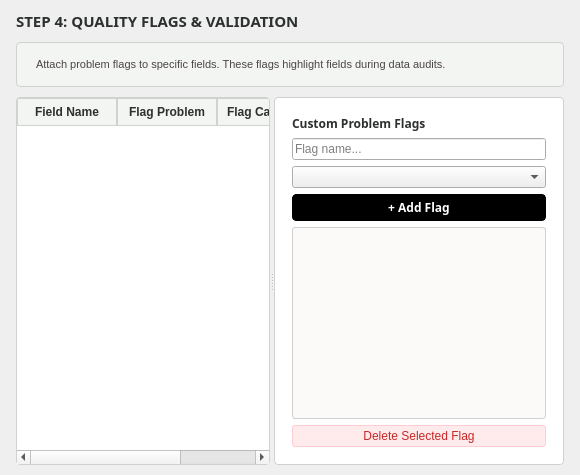
     <widget class="QWidget" name="page_step4">
      <layout class="QVBoxLayout" name="step4_layout">
       <property name="spacing">
        <number>10</number>
       </property>
       <property name="leftMargin">
        <number>16</number>
       </property>
       <property name="topMargin">
        <number>10</number>
       </property>
       <property name="rightMargin">
        <number>16</number>
       </property>
       <property name="bottomMargin">
        <number>10</number>
       </property>
       <item>
        <widget class="QLabel" name="lbl_step4_header">
         <property name="font">
          <font>
           <family>Hanken Grotesk</family>
           <pointsize>11</pointsize>
           <bold>true</bold>
          </font>
         </property>
         <property name="styleSheet">
          <string notr="true">color: #2c302e; border: none;</string>
         </property>
         <property name="text">
          <string>STEP 4: QUALITY FLAGS &amp; VALIDATION</string>
         </property>
        </widget>
       </item>
       <item>
        <widget class="QFrame" name="frame_step4_info">
         <property name="styleSheet">
          <string notr="true">
           QFrame#frame_step4_info {
             background-color: #f2f5f1;
             border: 1px solid #d1d1d1;
             border-radius: 4px;
             padding: 6px 10px;
           }
          </string>
         </property>
         <layout class="QVBoxLayout" name="info_layout_step4">
          <item>
           <widget class="QLabel" name="lbl_step4_desc">
            <property name="font">
             <font>
              <family>Segoe UI</family>
              <pointsize>8</pointsize>
             </font>
            </property>
            <property name="styleSheet">
             <string notr="true">color: #4c4546; border: none;</string>
            </property>
            <property name="text">
             <string>Attach problem flags to specific fields. These flags highlight fields during data audits.</string>
            </property>
           </widget>
          </item>
         </layout>
        </widget>
       </item>
       <item>
        <widget class="QSplitter" name="splitter_step4">
         <property name="orientation">
          <enum>Qt::Horizontal</enum>
         </property>
         <!-- Left: Field Flags Table -->
         <widget class="QTableWidget" name="table_flags">
          <property name="font">
           <font>
            <family>Segoe UI</family>
            <pointsize>9</pointsize>
           </font>
          </property>
          <property name="styleSheet">
           <string notr="true">
            QTableWidget {
              background-color: #ffffff;
              border: 1px solid #d1d1d1;
              border-radius: 4px;
            }
            QHeaderView::section {
              background-color: #f2f5f1;
              color: #2c302e;
              font-weight: bold;
              padding: 4px;
              border: 1px solid #d1d1d1;
            }
           </string>
          </property>
          <property name="columnCount">
           <number>3</number>
          </property>
          <column>
           <property name="text">
            <string>Field Name</string>
           </property>
          </column>
          <column>
           <property name="text">
            <string>Flag Problem</string>
           </property>
          </column>
          <column>
           <property name="text">
            <string>Flag Category</string>
           </property>
          </column>
         </widget>
         <!-- Right: Custom Flags Builder -->
         <widget class="QFrame" name="frame_custom_flags">
          <property name="minimumSize">
           <size>
            <width>260</width>
            <height>0</height>
           </size>
          </property>
          <property name="styleSheet">
           <string notr="true">
            QFrame#frame_custom_flags {
              background-color: #ffffff;
              border: 1px solid #d1d1d1;
              border-radius: 4px;
              padding: 8px;
            }
           </string>
          </property>
          <layout class="QVBoxLayout" name="custom_flags_layout">
           <property name="spacing">
            <number>6</number>
           </property>
           <item>
            <widget class="QLabel" name="lbl_custom_flags_title">
             <property name="font">
              <font>
               <family>Hanken Grotesk</family>
               <pointsize>9</pointsize>
               <bold>true</bold>
              </font>
             </property>
             <property name="styleSheet">
              <string notr="true">color: #2c302e; border: none;</string>
             </property>
             <property name="text">
              <string>Custom Problem Flags</string>
             </property>
            </widget>
           </item>
           <item>
            <widget class="QLineEdit" name="edit_custom_flag_name">
             <property name="font">
              <font>
               <family>Segoe UI</family>
               <pointsize>9</pointsize>
              </font>
             </property>
             <property name="placeholderText">
              <string>Flag name...</string>
             </property>
            </widget>
           </item>
           <item>
            <widget class="QComboBox" name="combo_flag_maps_to">
             <property name="font">
              <font>
               <family>Segoe UI</family>
               <pointsize>9</pointsize>
              </font>
             </property>
            </widget>
           </item>
           <item>
            <widget class="QPushButton" name="btn_add_custom_flag">
             <property name="cursor">
              <cursorShape>PointingHandCursor</cursorShape>
             </property>
             <property name="font">
              <font>
               <family>Hanken Grotesk</family>
               <pointsize>9</pointsize>
               <bold>true</bold>
              </font>
             </property>
             <property name="styleSheet">
              <string notr="true">
               QPushButton {
                 background-color: #000000;
                 color: #ffffff;
                 border: 1px solid #000000;
                 border-radius: 4px;
                 padding: 4px 10px;
               }
              </string>
             </property>
             <property name="text">
              <string>+ Add Flag</string>
             </property>
            </widget>
           </item>
           <item>
            <widget class="QListWidget" name="list_custom_flags">
             <property name="font">
              <font>
               <family>Segoe UI</family>
               <pointsize>9</pointsize>
              </font>
             </property>
             <property name="styleSheet">
              <string notr="true">
               QListWidget {
                 background-color: #fbfaf8;
                 border: 1px solid #d1d1d1;
                 border-radius: 3px;
               }
              </string>
             </property>
            </widget>
           </item>
           <item>
            <widget class="QPushButton" name="btn_remove_custom_flag">
             <property name="cursor">
              <cursorShape>PointingHandCursor</cursorShape>
             </property>
             <property name="styleSheet">
              <string notr="true">
               QPushButton {
                 background-color: #ffebeb;
                 color: #C62828;
                 border: 1px solid #ffcdd2;
                 border-radius: 3px;
                 padding: 3px 8px;
               }
              </string>
             </property>
             <property name="text">
              <string>Delete Selected Flag</string>
             </property>
            </widget>
           </item>
          </layout>
         </widget>
        </widget>
       </item>
      </layout>
     </widget>
